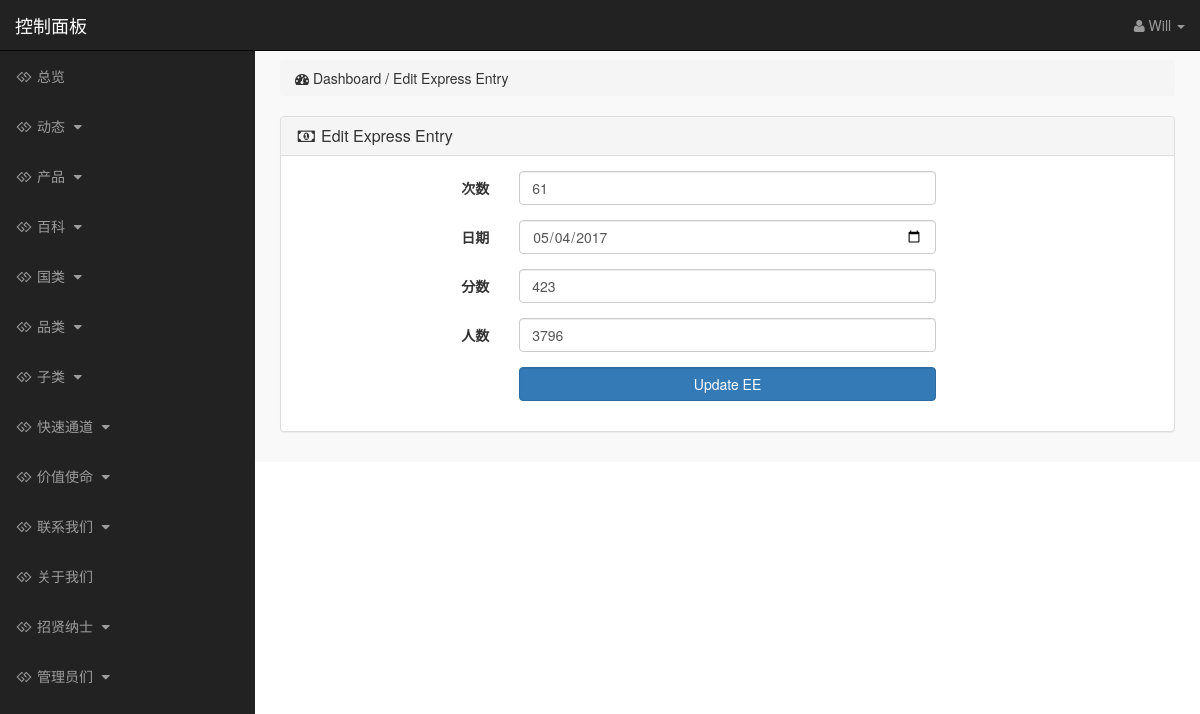
The page /admin_area/index.php?edit_ee=1 (signed in) on the database its author committed.
### tables this page shows
CREATE TABLE `express_entry` (
  `id` int(11) NOT NULL,
  `times` int(11) NOT NULL,
  `date` date NOT NULL,
  `score` int(11) NOT NULL,
  `number` int(11) NOT NULL
);

### admin_area/edit_ee.php (the view, shortened to what this page needs)
<?php
if (!isset($_SESSION['admin_email'])) {
    echo "<script>window.open('login.php','_self')</script>";
} else {
    ?>
    <?php
    if (isset($_GET['edit_ee'])) {
        $edit_id = $_GET['edit_ee'];
        $edit_ee = "select * from express_entry where id='$edit_id'";
        $run_edit = mysqli_query($con, $edit_ee);
        $row_edit = mysqli_fetch_array($run_edit);
        $ee_times = $row_edit['times'];
        $ee_date = $row_edit['date'];
        $ee_score = $row_edit['score'];
        $ee_number = $row_edit['number'];
    }
    ?>
    <div class="row">
        <div class="col-lg-12">
            <ol class="breadcrumb">
                <li>
                    <i class="fa fa-dashboard"></i> Dashboard / Edit Express Entry
                </li>
            </ol>
        </div>
    </div>
    <div class="row">
        <div class="col-lg-12">
            <div class="panel panel-default">
                <div class="panel-heading">
                    <h3 class="panel-title">
                        <i class="fa fa-money fa-fw"></i> Edit Express Entry
                    </h3>
                </div>
                <div class="panel-body">
                    <form class="form-horizontal" action="" method="post" enctype="multipart/form-data">
                        <div class="form-group">
                            <label class="col-md-3 control-label">次数</label>
                            <div class="col-md-6">
                                <input type="number" name="times" class="form-control" min="1" value="<?php echo $ee_times?>">
                            </div>
                        </div>
                        <div class="form-group">
                            <label class="col-md-3 control-label">日期</label>
                            <div class="col-md-6">
                                <input type="date" name="date" class="form-control" value="<?php echo $ee_date;?>">
                            </div>
                        </div>
                        <div class="form-group">
                            <label class="col-md-3 control-label">分数</label>
                            <div class="col-md-6">
                                <input type="number" name="score" class="form-control" min="0" value="<?php echo $ee_score;?>">
                            </div>
                        </div>
                        <div class="form-group">
                            <label class="col-md-3 control-label">人数</label>
                            <div class="col-md-6">
                                <input type="number" name="number" class="form-control" min="0" value="<?php echo $ee_number;?>">
                            </div>
                        </div>
                        <div class="form-group">
                            <label class="col-md-3 control-label"></label>
                            <div class="col-md-6">
                                <input type="submit" name="update" value="Update EE"
                                       class="btn btn-primary form-control">
                            </div>
                        </div>
                    </form>
                </div>
            </div>
        </div>
    </div>
<?php } ?>

### admin_area/includes/sidebar.php (shortened to what this page needs)
<?php
if (!isset($_SESSION['admin_email'])) {
    echo "<script>window.open('login.php','_self')</script>";
} else {
    ?>
    <nav class="navbar navbar-inverse navbar-fixed-top">
        <div class="navbar-header">
            <a class="navbar-brand" href="index.php?dashboard">控制面板</a>
        </div>
        <ul class="nav navbar-right top-nav">
            <li class="dropdown">
                <a href="#" class="dropdown-toggle" data-toggle="dropdown">
                    <i class="fa fa-user"></i>
                    <?php echo $admin_name; ?> <b class="caret"></b>
                </a>
            </li>
        </ul>
        <div class="collapse navbar-collapse navbar-ex1-collapse">
            <ul class="nav navbar-nav side-nav">
                <li>
                    <a href="index.php?dashboard">
                        <i class="fa fa-fw fa-gg"></i> 总览
                    </a>
                </li>
                <li>
                    <a href="#" data-toggle="collapse" data-target="#posts">
                        <i class="fa fa-fw fa-gg"></i> 动态
                        <i class="fa fa-fw fa-caret-down"></i>
                    </a>
                </li>
                <li>
                    <a href="#" data-toggle="collapse" data-target="#products">
                        <i class="fa fa-fw fa-gg"></i> 产品
                        <i class="fa fa-fw fa-caret-down"></i>
                    </a>
                </li>
                <li>
                    <a href="#" data-toggle="collapse" data-target="#wiki">
                        <i class="fa fa-fw fa-gg"></i> 百科
                        <i class="fa fa-fw fa-caret-down"></i>
                    </a>
                </li>
                <li>
                    <a href="#" data-toggle="collapse" data-target="#manufacturers">
                        <i class="fa fa-fw fa-gg"></i> 国类
                        <i class="fa fa-fw fa-caret-down"></i>
                    </a>
                </li>
                <li>
                    <a href="#" data-toggle="collapse" data-target="#p_cat">
                        <i class="fa fa-fw fa-gg"></i> 品类
                        <i class="fa fa-fw fa-caret-down"></i>
                    </a>
                </li>
                <li>
                    <a href="#" data-toggle="collapse" data-target="#cat">
                        <i class="fa fa-fw fa-gg"></i> 子类
                        <i class="fa fa-fw fa-caret-down"></i>
                    </a>
                </li>
                <li>
                    <a href="#" data-toggle="collapse" data-target="#express_entry">
                        <i class="fa fa-fw fa-gg"></i> 快速通道
                        <i class="fa fa-fw fa-caret-down"></i>
                    </a>
                </li>
                <li>
                    <a href="#" data-toggle="collapse" data-target="#services">
                        <i class="fa fa-fw fa-gg"></i> 价值使命
                        <i class="fa fa-fw fa-caret-down"></i>
                    </a>
                </li>
                <li>
                    <a href="#" data-toggle="collapse" data-target="#contact_us">
                        <i class="fa fa-fw fa-gg"> </i> 联系我们
                        <i class="fa fa-fw fa-caret-down"></i>
                    </a>
                </li>
                <li>
                    <a href="index.php?edit_about_us">
                        <i class="fa fa-fw fa-gg"></i> 关于我们
                    </a>
                </li>
                <li>
                    <a href="#" data-toggle="collapse" data-target="#terms">
                        <i class="fa fa-fw fa-gg"></i> 招贤纳士
                        <i class="fa fa-fw fa-caret-down"></i>
                    </a>
                </li>
                <li>
                    <a href="#" data-toggle="collapse" data-target="#users">
                        <i class="fa fa-fw fa-gg"></i> 管理员们
                        <i class="fa fa-fw fa-caret-down"></i>
                    </a>
                </li>
            </ul>
        </div>
    </nav>
<?php } ?>

### admin_area/css/style.css (style rules this page uses)
body { margin-top:100px; }
@media (min-width: 768px) { body { margin-top:50px; } }
.top-nav { padding:0 15px; }
.top-nav>li { display:inline-block; float:left; }
.top-nav>li>a { padding-top:15px; padding-bottom:15px; line-height:20px; color:#999; }
@media (min-width: 768px) { .side-nav { position:fixed; top:51px; width:255px; border-radius:0; overflow-y:auto; background-color: #222; bottom:0; overflow-x:hidden; padding-bottom:40px; } }
@media (min-width: 768px) { .side-nav>li>a { width:255px; } }
.panel-body { border-radius:5px; }

### rows shown on the page
express_entry: times "61", date "05/04/2017", score "423", number "3796"

### other values the page prints
$admin_name "Will"
